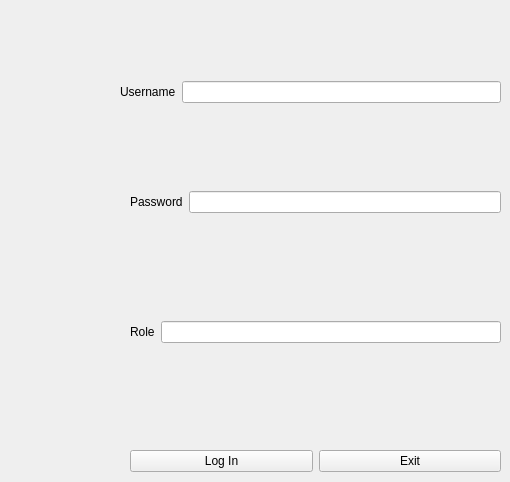
      <widget class="QWidget" name="page_8">
       <widget class="QWidget" name="layoutWidget_6">
        <property name="geometry">
         <rect>
          <x>130</x>
          <y>320</y>
          <width>371</width>
          <height>24</height>
         </rect>
        </property>
        <layout class="QHBoxLayout" name="horizontalLayout_9">
         <item>
          <widget class="QLabel" name="label_13">
           <property name="text">
            <string>Role</string>
           </property>
          </widget>
         </item>
         <item>
          <widget class="QLineEdit" name="role_5"/>
         </item>
        </layout>
       </widget>
       <widget class="QWidget" name="layoutWidget_7">
        <property name="geometry">
         <rect>
          <x>130</x>
          <y>190</y>
          <width>371</width>
          <height>24</height>
         </rect>
        </property>
        <layout class="QHBoxLayout" name="horizontalLayout_10">
         <item>
          <widget class="QLabel" name="label_14">
           <property name="text">
            <string>Password</string>
           </property>
          </widget>
         </item>
         <item>
          <widget class="QLineEdit" name="password_5">
           <property name="echoMode">
            <enum>QLineEdit::Password</enum>
           </property>
          </widget>
         </item>
        </layout>
       </widget>
       <widget class="QWidget" name="layoutWidget_8">
        <property name="geometry">
         <rect>
          <x>120</x>
          <y>80</y>
          <width>381</width>
          <height>24</height>
         </rect>
        </property>
        <layout class="QHBoxLayout" name="horizontalLayout_11">
         <item>
          <widget class="QLabel" name="label_15">
           <property name="text">
            <string>Username</string>
           </property>
          </widget>
         </item>
         <item>
          <widget class="QLineEdit" name="username_5"/>
         </item>
        </layout>
       </widget>
       <widget class="QWidget" name="layoutWidget_9">
        <property name="geometry">
         <rect>
          <x>130</x>
          <y>450</y>
          <width>371</width>
          <height>23</height>
         </rect>
        </property>
        <layout class="QHBoxLayout" name="horizontalLayout_12">
         <item>
          <widget class="QPushButton" name="pushButton_25">
           <property name="text">
            <string>Log In</string>
           </property>
          </widget>
         </item>
         <item>
          <widget class="QPushButton" name="pushButton_26">
           <property name="text">
            <string>Exit</string>
           </property>
          </widget>
         </item>
        </layout>
       </widget>
      </widget>
